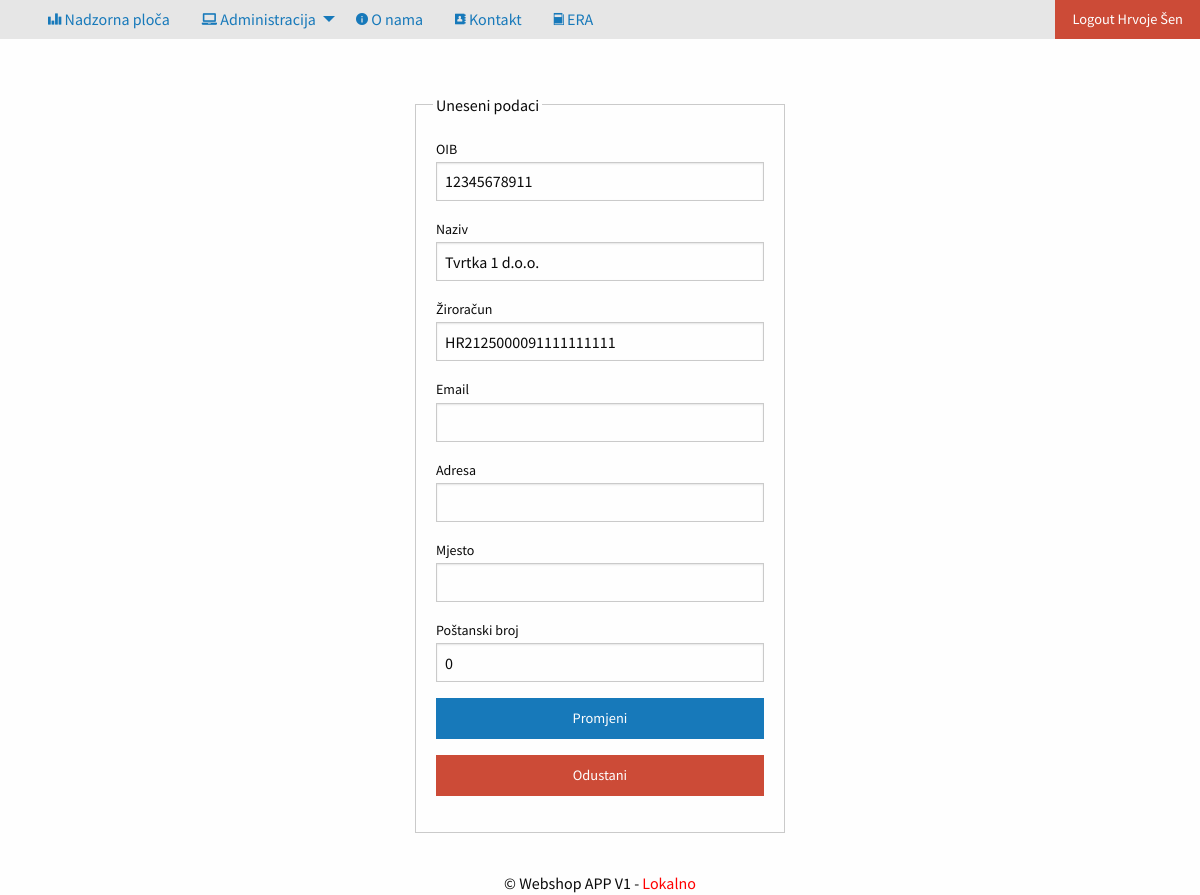
/privatno/dobavljaci/promjena.php?sifra=1 (signed in), run on the app's committed database.
### tables this page shows
create table dobavljac(
sifra			int (6) not null primary key auto_increment,
oib				char (11) not null,
naziv			varchar (100) not null,
ziroracun		varchar (50) not null,
email			varchar (100),
adresa			varchar (255),
mjesto			varchar (255),
postanskiBroj	int (5)
);

### privatno/dobavljaci/promjena.php (the view, shortened to what this page needs)
<?php include_once '../../konfiguracija.php'; provjeraLogin();
if(isset($_GET["sifra"])){
	$izraz=$veza->prepare("select * from dobavljac where sifra=:sifra");
	$izraz->execute(array("sifra"=>$_GET["sifra"]));
	$dobavljac = $izraz->fetch(PDO::FETCH_OBJ);
}
?>
<!doctype html>
<html class="no-js" lang="en" dir="ltr">
	<head>
		<?php include_once '../../predlosci/zaglavlje.php'; ?>
	</head>
	<body>
		<?php include_once '../../predlosci/izbornik.php'; ?>
		<div class="row">
			<div class="grid-x grid-padding-x">
				<div class="cell large-4 large-offset-4">
					<form method="POST">
						<fieldset class="fieldset">
							<legend>Uneseni podaci</legend>
							<label for="oib">OIB</label>
							<input name="oib" id="oib" value="<?php echo $dobavljac->oib; ?>" type="number" />
							<label id="lnaziv" for="naziv">Naziv</label>
							<input name="naziv" id="naziv" value="<?php echo $dobavljac->naziv; ?>" type="text" />
							<label for="ziroracun">Žiroračun</label>
							<input name="ziroracun" id="ziroracun" value="<?php echo $dobavljac->ziroracun; ?>" type="text" />
							<label for="email">Email</label>
							<input name="email" id="email" value="<?php echo $dobavljac->email; ?>" type="text" />
							<label for="adresa">Adresa</label>
							<input name="adresa" id="adresa" value="<?php echo $dobavljac->adresa; ?>" type="text" />
							<label for="mjesto">Mjesto</label>
							<input name="mjesto" id="mjesto" value="<?php echo $dobavljac->mjesto; ?>" type="text" />
							<label for="postanskiBroj">Poštanski broj</label>
							<input name="postanskiBroj" id="postanskiBroj" value="<?php echo $dobavljac->postanskiBroj; ?>" type="number" />
							<input type="submit" class="button expanded" value="Promjeni"/>
							<a href="index.php" class="alert button expanded">Odustani</a>
						</fieldset>
					</form>
				</div>
			</div>
		</div>
		<?php	include_once '../../predlosci/podnozje.php'; ?>
	</body>
</html>

### css/app.css (style rules this page uses)
body { font-family: 'Source Sans Pro', sans-serif; }
.row { max-width: 100%; padding-top: 20px; }

### data on the page
dobavljac: oib "12345678911", naziv "Tvrtka 1 d.o.o.", ziroracun "HR2125000091111111111", postanskiBroj "0"

### other printed values
$_SESSION["logiran"]->ime "Hrvoje"
$_SESSION["logiran"]->prezime "Šen"
$naslovAplikacije "Webshop APP V1"
